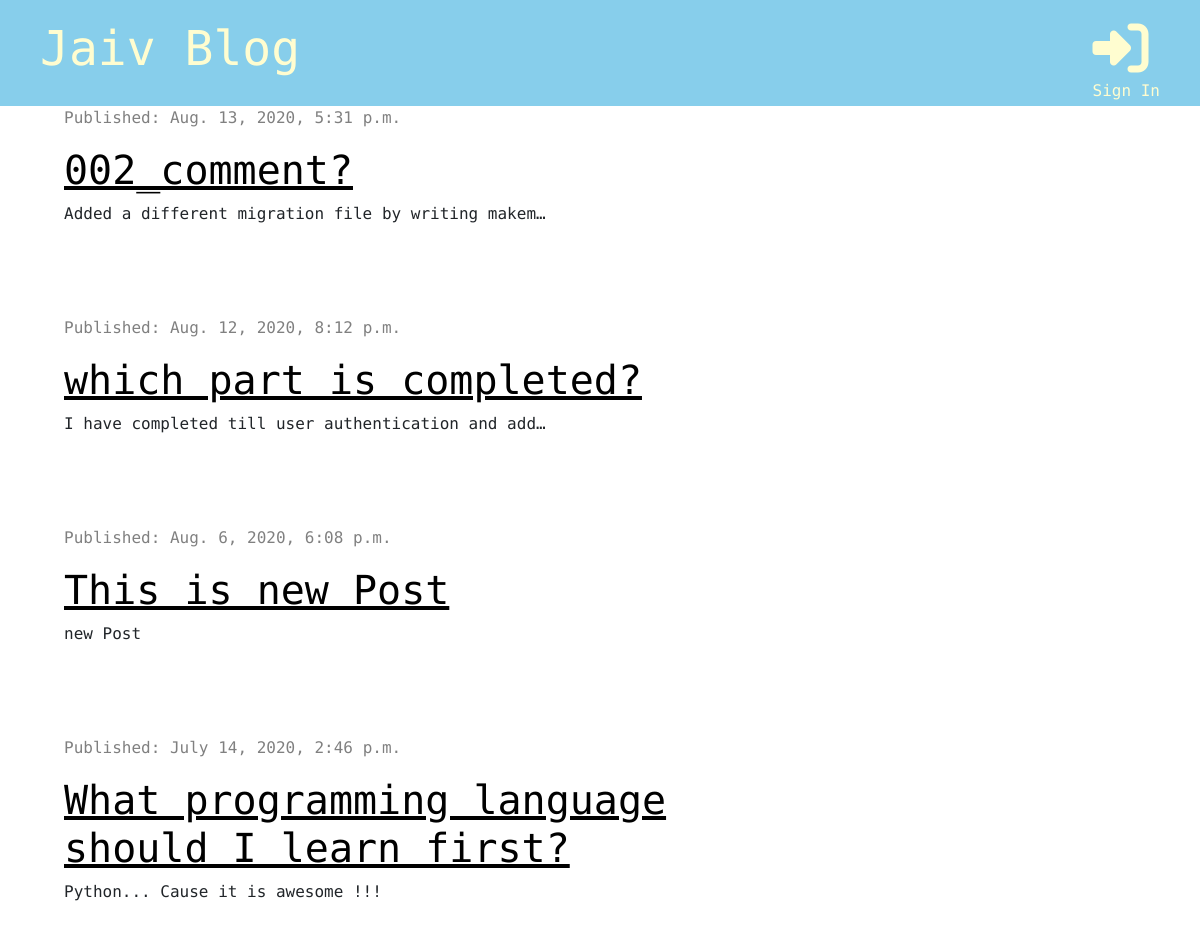
The page / on the database its author committed.
### blog/models.py (models this page shows, shortened)
class Post(models.Model):
    author = models.ForeignKey('auth.User', on_delete=models.CASCADE)
    title = models.CharField(max_length=200)
    text = models.TextField()
    created_date = models.DateTimeField(default=timezone.now)
    published_date = models.DateTimeField(blank=True, null=True)

### blog/views.py (the view)
# urls.py: path('', views.post_list, name='post_list'),
def post_list(request):
    posts = Post.objects.filter(published_date__lte=timezone.now()).order_by('-published_date')
    stuff_for_frontend = {'posts': posts}
    return render(request, 'blog/post_list.html', stuff_for_frontend)

### blog/templates/blog/post_list.html (shortened to what this page needs)
{% extends 'blog/base.html' %}
    {% block content %}
            {% for post in posts %}
            <div class="post">
                <div class="date">
                    <p>Published: {{ post.published_date}}</p>
                </div>
            <h1><a href="{% url 'post_detail' pk=post.pk %}">{{ post.title }}</a></h1>
            <p>{{ post.text|truncatechars:50 }}</p>
            </div>
            {% endfor %}
    {% endblock %}

### blog/static/css/blog.css (style rules this page uses)
h1, h2, h3, h4, p { font-family: "Roboto Mono", "Lucida Grande", "DejaVu Sans", "Bitstream Vera Sans", Verdana, Arial, sans-serif; }
.date { color: grey; }
.post { margin-bottom: 90px; }
.post h1 a { color: #000000; }

### rows shown on the page
Post: published_date "Aug. 13, 2020, 5:31 p.m.", title "002_comment?", text "Added a different migration file by writing makem…"
Post: published_date "Aug. 12, 2020, 8:12 p.m.", title "which part is completed?", text "I have completed till user authentication and add…"
Post: published_date "Aug. 6, 2020, 6:08 p.m.", title "This is new Post", text "new Post"
Post: published_date "July 14, 2020, 2:46 p.m.", title "What programming language should I learn first?", text "Python... Cause it is awesome !!!"
